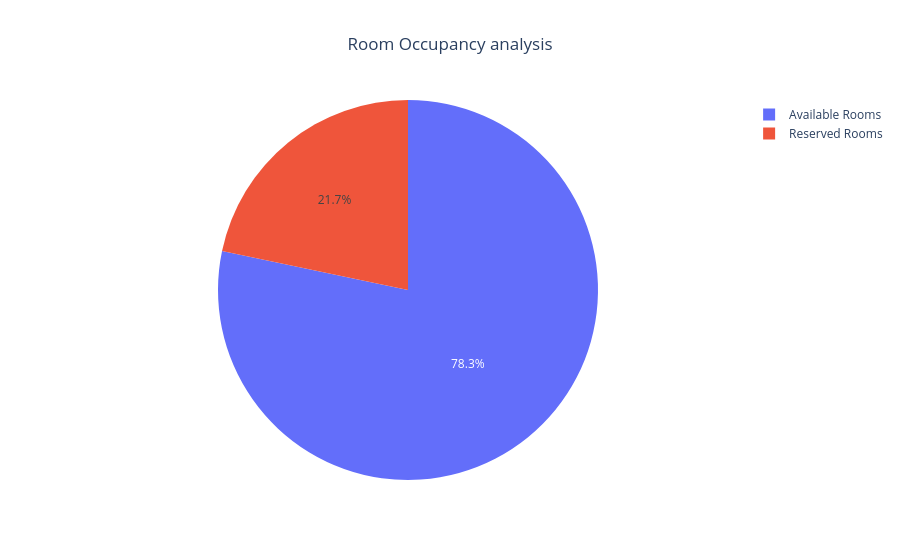

Notebook source saved alongside this figure:
### Markdown cell above
# Room Occupancy analysis

### Code cell
room_data={"Status":["Reserved Rooms","Available Rooms"],"Rooms":[df["Reserved_Rooms"].sum(),df["Available_Rooms"].sum()]}
fig = px.pie(room_data,names="Status",values="Rooms",title="Room Occupancy analysis")
fig.update_layout(title_x=0.5)
fig.show()

### Figure 1 — Plotly figure (JSON) as saved in the notebook; plotly's stock layout.template omitted (floating-point values rounded to 4 significant figures)
{"data": [{"domain": {"x": [0, 1], "y": [0, 1]}, "hovertemplate": "Status=%{label}<br>Rooms=%{value}<extra></extra>", "labels": ["Reserved Rooms", "Available Rooms"], "legendgroup": "", "name": "", "showlegend": true, "type": "pie", "values": [948, 3420]}], "layout": {"legend": {"tracegroupgap": 0}, "title": {"text": "Room Occupancy analysis", "x": 0.5}}}
